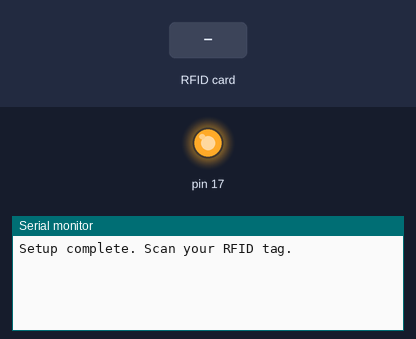
This sketch was run on a simulated Arduino Leonardo, built with avr-gcc and run on an emulated ATmega32U4. On the bench: output pins drawn as LEDs (lit = HIGH), the last lines printed to the serial monitor. Inputs (shaded band) come from the test bench. USB keyboard and mouse output is not drawn.

Above: at 1.2 s.
1.3 s: RFID card 3A 3D 9D 9E held to the reader
At 2.5 s:
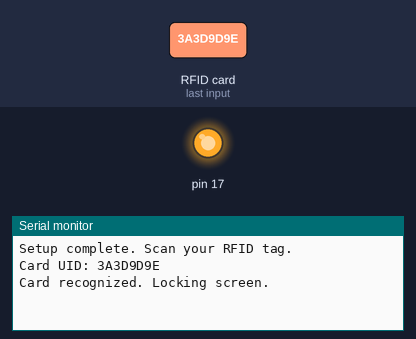
2.8 s: RFID card 3A F3 BE 9E held to the reader
At 4.0 s:
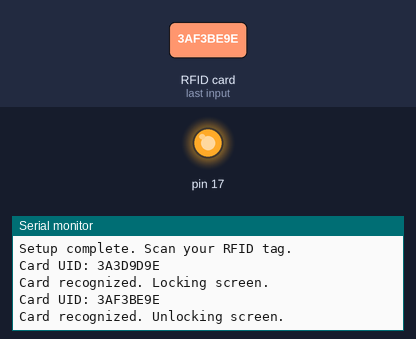
4.3 s: RFID card E2 22 CF 1D held to the reader
At 5.4 s:
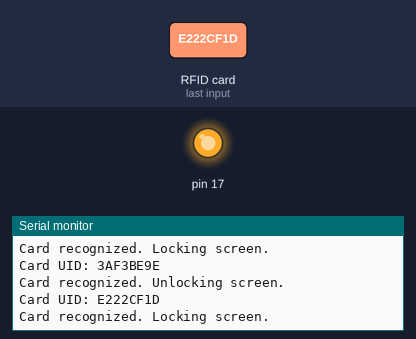

The sketch:

rfid2.ino
```cpp
#include <Keyboard.h>
#include <SPI.h>
#include <MFRC522.h>

#define SS_PIN 10
#define RST_PIN 5
#define KEY_RETURN 0xB0  // The hex value for the return key is 0xB0.

MFRC522 mfrc522(SS_PIN, RST_PIN);
char Enter = KEY_RETURN;  // Return key is declared as Enter.
String readid;
const String cards[] = {
  "3A3D9D9E",
  "3AF3BE9E",
  "E222CF1D"
  };  // Change these values to the UID of your card.
int numberOfCards = (sizeof(cards) / sizeof(cards[0]));
bool screenLocked = false;

void setup() {
  Serial.begin(9600);
  Keyboard.begin();
  SPI.begin();
  mfrc522.PCD_Init();
  Serial.println("Setup complete. Scan your RFID tag.");
}

void temp(byte *buffer, byte bufferSize) {
  readid = ""; // Clear previous UID
  for (byte i = 0; i < bufferSize; i++) {
    readid = readid + String(buffer[i], HEX);
  }
  readid.toUpperCase(); // Convert to upper case
  Serial.print("Card UID: ");
  Serial.println(readid);  // Print the UID
}

void lockScreen() {
  Serial.println("Card recognized. Locking screen.");
  Keyboard.press(KEY_LEFT_GUI);  // Press the left Windows key.
  Keyboard.press('l');           // Press the "l" key.
  Keyboard.releaseAll();
  delay(200);         // Release all keys.
  screenLocked = true;
}

void unlockScreen() {
  Serial.println("Card recognized. Unlocking screen.");
  Keyboard.print("Cabinet24");       // Change this value to your Windows PIN/Password.
  Keyboard.press(Enter);         // Press the Enter key to submit the PIN/Password
  Keyboard.releaseAll();
  delay(200);
  screenLocked = false;
}

bool isCardValid(String cardID) {
  for(int i=0; i < numberOfCards; i++) {
    if(cardID == cards[i]) {
      return true;
    }
  }
  return false;
}

void loop() {
  // Continuously check for new RFID cards
  if (!mfrc522.PICC_IsNewCardPresent()) {
    return;
  }
  if (!mfrc522.PICC_ReadCardSerial()) {
    return;
  }
  mfrc522.PICC_DumpToSerial(&(mfrc522.uid));  // Display card details in serial monitor.
  temp(mfrc522.uid.uidByte, mfrc522.uid.size);

  if (isCardValid(readid)) {
    if (!screenLocked) {
      lockScreen();
    } else {
      unlockScreen();
    }
  } else {
    Serial.println("Unrecognized card.");
  }
}
```

Measured:
- after the input at 1.3 s, the serial monitor: prints a new line at once (image 1)
- after the input at 2.8 s, the serial monitor: prints a new line at once (image 2)
- after the input at 4.3 s, the serial monitor: prints a new line at once (image 3)
